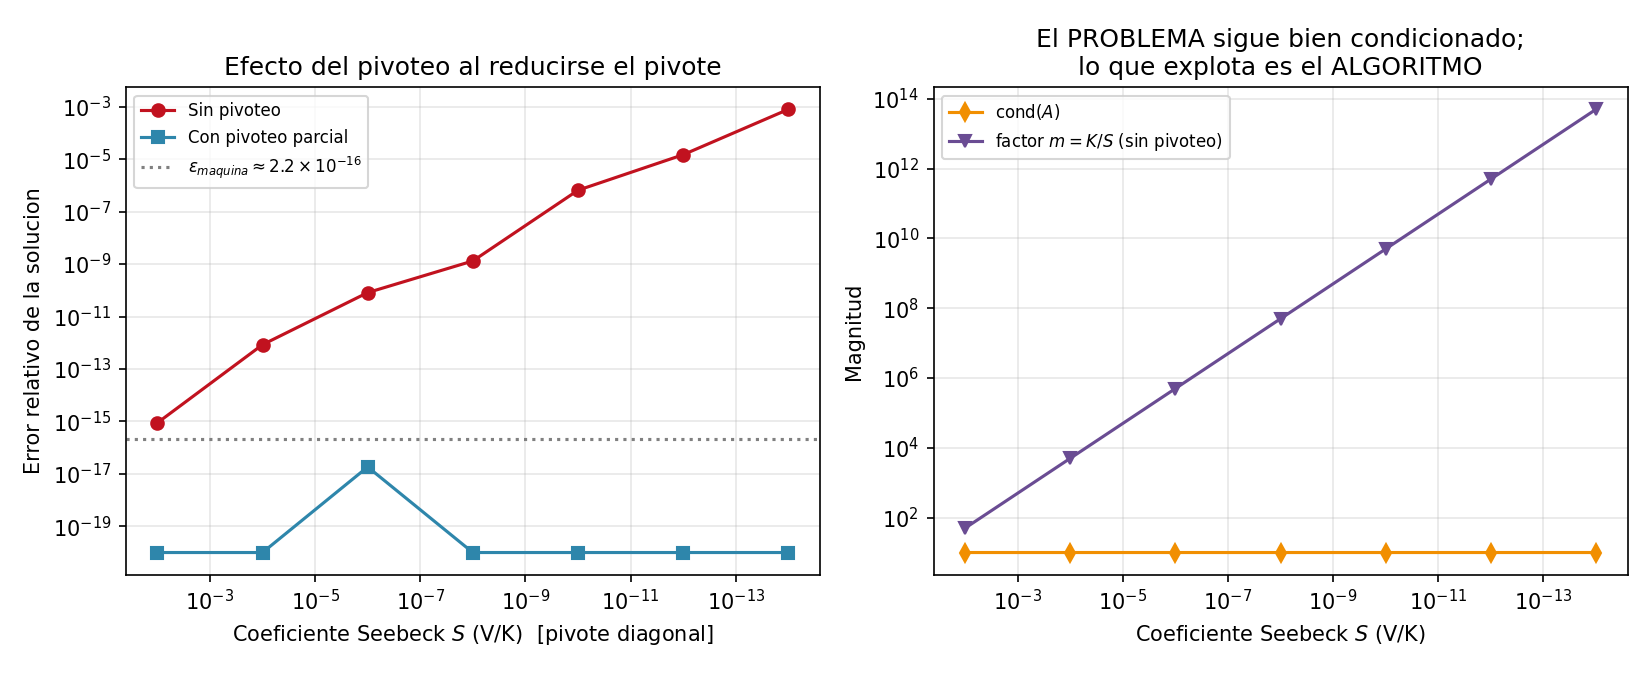

This figure's Python source:
r"""
=============================================================================
 TEMA: Pivoteo (pivoteo parcial en eliminacion de Gauss)
 CURSO: Fisica Computacional II
=============================================================================


EJEMPLO FISICO 1 (division por cero por orden de las ecuaciones)
---------------------------------------------------------------------------
Tres ecuaciones de balance de un circuito, escritas en un orden en el que,
por construccion, la primera ecuacion no involucra la primera incognita
(coeficiente cero). Esto es habitual: el orden en que un estudiante escribe
las ecuaciones de malla/nodo es arbitrario, no viene "ordenado" para el
algoritmo.

EJEMPLO FISICO 2 (pivote pequeno con problema BIEN condicionado)
---------------------------------------------------------------------------
Un elemento termoelectrico (efecto Seebeck/Peltier) descrito por dos
ecuaciones acopladas, una electrica y una termica, en las incognitas
DT (diferencia de temperatura) e I (corriente). El coeficiente Seebeck S
es varios ordenes de magnitud menor que la conductancia termica K, y
ocupa la posicion diagonal (0,0): el factor de eliminacion sin pivoteo es
m = K/S, enorme. Se hace un barrido de S para mostrar que el numero de
condicion del problema NO cambia (el problema fisico es estable) pero el
error del algoritmo sin pivoteo crece proporcional a m. Esto separa
claramente "mal condicionamiento del problema" de "inestabilidad del
algoritmo".
"""

import numpy as np
import matplotlib.pyplot as plt

np.set_printoptions(precision=6, suppress=True)


def gauss_con_pivoteo(A, b, pivotear=True, verbose=True):
    """
    Eliminacion de Gauss con pivoteo parcial opcional.
    Si pivotear=False, se comporta como el script 1 (para poder comparar).
    """
    n = len(b)
    U = A.astype(float).copy()
    c = b.astype(float).copy()

    for k in range(n - 1):
        if pivotear:
            # Busca, en la columna k, la fila (desde k en adelante) con
            # el mayor valor absoluto: ese sera el nuevo pivote.
            fila_max = k + np.argmax(np.abs(U[k:, k]))
            if fila_max != k:
                U[[k, fila_max]] = U[[fila_max, k]]   # intercambio de filas
                c[[k, fila_max]] = c[[fila_max, k]]
                if verbose:
                    print(f"  Pivoteo: se intercambia fila {k} <-> fila {fila_max} "
                          f"(nuevo pivote = {U[k,k]:.6g})")
        if abs(U[k, k]) < 1e-14:
            msg = "incluso tras pivotear" if pivotear else "(se requiere pivoteo)"
            raise ZeroDivisionError(f"Pivote nulo en columna {k} {msg}")
        for i in range(k + 1, n):
            m_ik = U[i, k] / U[k, k]
            U[i, k:] -= m_ik * U[k, k:]
            c[i] -= m_ik * c[k]
    return U, c


def sustitucion_inversa(U, c):
    n = len(c)
    x = np.zeros(n)
    for i in range(n - 1, -1, -1):
        x[i] = (c[i] - U[i, i + 1:] @ x[i + 1:]) / U[i, i]
    return x


# =========================================================================
# EJEMPLO 1: division por cero evitable con pivoteo
# =========================================================================
print("=" * 70)
print("EJEMPLO 1: pivote nulo por orden de las ecuaciones")
print("=" * 70)

# Sistema fisico valido (tiene solucion unica), pero la ecuacion 1 no
# contiene la incognita 1 por como se planteo el balance:
A1 = np.array([
    [0.0, 2.0, 3.0],
    [4.0, 6.0, 1.0],
    [2.0, -1.0, 5.0],
])
b1 = np.array([5.0, 13.0, 9.0])

print("Intentando SIN pivoteo (columna 0, fila 0 = 0):")
try:
    gauss_con_pivoteo(A1, b1, pivotear=False, verbose=True)
except ZeroDivisionError as err:
    print(f"  -> FALLA como se esperaba: {err}")

print("\nCon pivoteo parcial:")
U1, c1 = gauss_con_pivoteo(A1, b1, pivotear=True, verbose=True)
x1 = sustitucion_inversa(U1, c1)
x1_ref = np.linalg.solve(A1, b1)
print(f"Solucion: x = {x1}")
print(f"Error vs numpy: {np.abs(x1 - x1_ref)}")


# =========================================================================
# EJEMPLO 2: pivote pequeno con matriz BIEN condicionada
#            (acoplamiento termoelectrico debil)
# =========================================================================
print("\n" + "=" * 70)
print("EJEMPLO 2: pivote pequeno por acoplamiento termoelectrico debil")
print("=" * 70)
print("""
Modelo de dos ecuaciones acopladas en un elemento termoelectrico (efecto
Seebeck/Peltier). Incognitas: la diferencia de temperatura DT (K) entre
las caras y la corriente I (A) que circula:

  Ec. electrica:   S*DT  -  R*I   = V_medido
  Ec. termica:     K*DT  +  Pi*I  = Q_disipado

donde S es el coeficiente Seebeck (V/K), R la resistencia electrica (Ohm),
K la conductancia termica (W/K) y Pi = S*T el coeficiente Peltier (V).

El punto clave: S es un numero MUY pequeno comparado con R y K (para un
metal comun S ~ 1e-6 V/K; para un semiconductor termoelectrico ~ 1e-4 V/K),
pero aparece en la posicion DIAGONAL (0,0) de la matriz. Si se hace la
eliminacion sin pivotear, el factor de eliminacion es m = K/S, que puede
ser de orden 1e6 o mas: exactamente la situacion de amplificacion del
error de redondeo descrita arriba.
""")

R_e = 5.0         # resistencia electrica del elemento (Ohm)
K_t = 0.5         # conductancia termica (W/K)
Pi = 0.06         # coeficiente Peltier (V)

# Solucion "verdadera" impuesta (para conocer el error exacto):
# DT = 3 K, I = 0.4 A. Se construye b = A x_verdadero, de modo que
# cualquier desviacion respecto a x_verdadero es error puramente numerico.
x_verdadero = np.array([3.0, 0.4])

# Barrido del coeficiente Seebeck. Los valores grandes (1e-2..1e-6)
# corresponden a materiales reales (termoelectricos y metales); los
# valores mas pequenos (1e-10..1e-14) ya NO corresponden a un material
# fisico real, y se incluyen solo para exponer con claridad la TENDENCIA
# del error del algoritmo: son un experimento numerico controlado, no una
# prediccion fisica.
valores_S = np.array([1e-2, 1e-4, 1e-6, 1e-8, 1e-10, 1e-12, 1e-14])

errores_con_pivoteo = []
errores_sin_pivoteo = []
condiciones = []
factores_m = []

for S in valores_S:
    A2 = np.array([
        [S,    -R_e],
        [K_t,   Pi ],
    ])
    b2 = A2 @ x_verdadero

    x_p = sustitucion_inversa(*gauss_con_pivoteo(A2, b2, pivotear=True, verbose=False))
    x_np = sustitucion_inversa(*gauss_con_pivoteo(A2, b2, pivotear=False, verbose=False))

    norma = np.linalg.norm(x_verdadero)
    errores_con_pivoteo.append(np.linalg.norm(x_p - x_verdadero) / norma)
    errores_sin_pivoteo.append(np.linalg.norm(x_np - x_verdadero) / norma)
    condiciones.append(np.linalg.cond(A2))
    factores_m.append(K_t / S)          # factor de eliminacion sin pivoteo

errores_con_pivoteo = np.array(errores_con_pivoteo)
errores_sin_pivoteo = np.array(errores_sin_pivoteo)
condiciones = np.array(condiciones)
factores_m = np.array(factores_m)

print(f"{'S (V/K)':>10} | {'cond(A)':>10} | {'m=K/S':>10} | "
      f"{'err CON pivoteo':>16} | {'err SIN pivoteo':>16}")
for S, cnd, m, ep, enp in zip(valores_S, condiciones, factores_m,
                              errores_con_pivoteo, errores_sin_pivoteo):
    print(f"{S:10.0e} | {cnd:10.3e} | {m:10.2e} | {ep:16.3e} | {enp:16.3e}")

# -----------------------------------------------------------------------
# Graficas
# -----------------------------------------------------------------------
fig, axes = plt.subplots(1, 2, figsize=(11, 4.5))

axes[0].loglog(valores_S, errores_sin_pivoteo + 1e-20, "o-",
               color="#C1121F", label="Sin pivoteo")
axes[0].loglog(valores_S, errores_con_pivoteo + 1e-20, "s-",
               color="#2E86AB", label="Con pivoteo parcial")
axes[0].axhline(np.finfo(float).eps, ls=":", color="gray",
                label=r"$\epsilon_{maquina}\approx 2.2\times10^{-16}$")
axes[0].set_xlabel(r"Coeficiente Seebeck $S$ (V/K)  [pivote diagonal]")
axes[0].set_ylabel("Error relativo de la solucion")
axes[0].set_title("Efecto del pivoteo al reducirse el pivote")
axes[0].legend(fontsize=8)
axes[0].grid(alpha=0.3, which="both")
axes[0].invert_xaxis()      # pivote mas pequeno (peor caso) hacia la derecha

axes[1].loglog(valores_S, condiciones, "d-", color="#F18F01",
               label=r"cond$(A)$")
axes[1].loglog(valores_S, factores_m, "v-", color="#6A4C93",
               label=r"factor $m=K/S$ (sin pivoteo)")
axes[1].set_xlabel(r"Coeficiente Seebeck $S$ (V/K)")
axes[1].set_ylabel("Magnitud")
axes[1].set_title("El PROBLEMA sigue bien condicionado;\nlo que explota es el ALGORITMO")
axes[1].legend(fontsize=8)
axes[1].grid(alpha=0.3, which="both")
axes[1].invert_xaxis()

plt.tight_layout()
plt.savefig("3_pivoteo.png", dpi=150)
print("\nGrafica guardada en 3_pivoteo.png")

print("""
CONCLUSION IMPORTANTE (leer con atencion):
El numero de condicion de esta matriz se mantiene practicamente CONSTANTE
(~10) en todo el barrido: el PROBLEMA FISICO esta bien condicionado y su
solucion es perfectamente estable frente a perturbaciones de los datos.
Sin embargo, el error de la eliminacion SIN pivoteo crece proporcional al
factor m = K/S, hasta perder casi todas las cifras significativas. Con
pivoteo parcial el error se mantiene al nivel del epsilon de maquina.

Esto separa dos conceptos que suelen confundirse:
  - Mal condicionamiento  -> defecto del PROBLEMA (ninguna algoritmo lo arregla).
  - Inestabilidad numerica -> defecto del ALGORITMO (el pivoteo SI lo arregla).
Aqui el problema es bueno y el algoritmo sin pivoteo es malo: por eso el
pivoteo parcial es el estandar en toda libreria seria (LAPACK, y por tanto
numpy.linalg.solve, lo usan siempre por defecto).
""")
